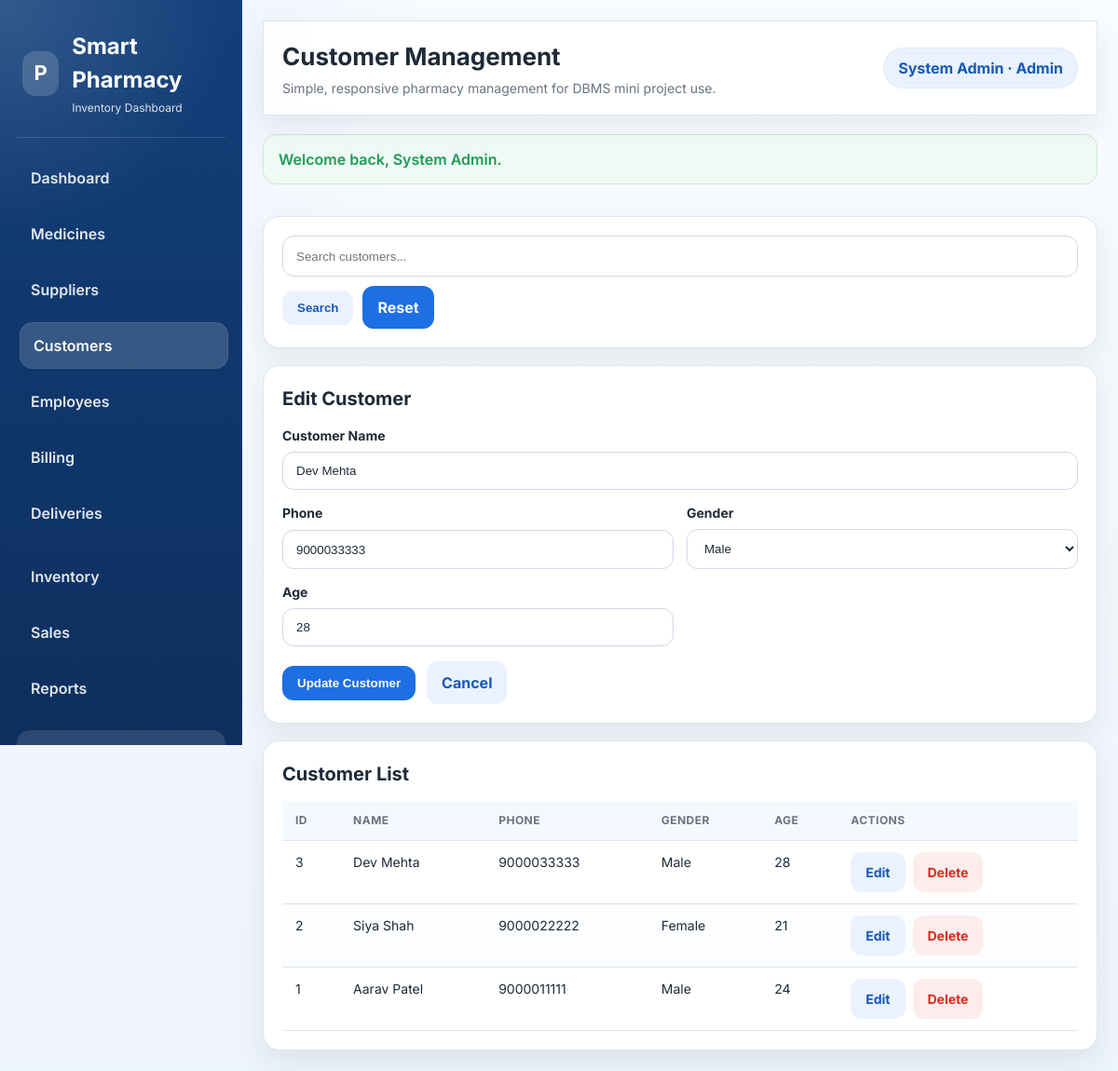
The page /customers.php?edit=3 (signed in) on the database its author committed.
### tables this page shows
CREATE TABLE IF NOT EXISTS customer (
    Customer_ID INT AUTO_INCREMENT PRIMARY KEY,
    Customer_Name VARCHAR(100) NOT NULL,
    Phone VARCHAR(20) NOT NULL,
    Gender ENUM('Male', 'Female', 'Other') NOT NULL,
    Age INT NOT NULL
);

### customers.php (the view, shortened to what this page needs)
<?php
require_once 'includes/functions.php';
$search = trim($_GET['search'] ?? '');
$editId = (int) ($_GET['edit'] ?? 0);
$customer = [
    'Customer_Name' => '',
    'Phone' => '',
    'Gender' => 'Male',
    'Age' => '',
];
if ($editId > 0) {
    $stmt = $conn->prepare('SELECT * FROM customer WHERE Customer_ID = ?');
    $stmt->bind_param('i', $editId);
    $stmt->execute();
    $result = $stmt->get_result();
    if ($result) {
        $customer = $result->fetch_assoc() ?: $customer;
    }
}
$where = '';
$sql = 'SELECT * FROM customer ' . $where . ' ORDER BY Customer_ID DESC';
$stmt = $conn->prepare($sql);
$stmt->execute();
$customers = $stmt->get_result();
include 'includes/header.php';
?>
<div class="card">
    <form method="get" class="page-toolbar">
        <input type="search" name="search" value="<?php echo h($search); ?>" placeholder="Search customers...">
        <button class="btn btn-secondary" type="submit">Search</button>
        <a class="btn btn-primary" href="customers.php">Reset</a>
    </form>
</div>
<div class="panel-grid">
    <div class="form-card">
        <h3 class="section-title"><?php echo $editId > 0 ? 'Edit Customer' : 'Add Customer'; ?></h3>
        <form method="post" class="needs-validation">
            <div class="form-grid">
                <div class="form-group full">
                    <label for="customer_name">Customer Name</label>
                    <input type="text" id="customer_name" name="customer_name" required value="<?php echo h($customer['Customer_Name']); ?>">
                </div>
                <div class="form-group">
                    <label for="phone">Phone</label>
                    <input type="text" id="phone" name="phone" required value="<?php echo h($customer['Phone']); ?>">
                </div>
                <div class="form-group">
                    <label for="gender">Gender</label>
                    <select id="gender" name="gender" required>
                        <option value="Male" <?php echo $customer['Gender'] === 'Male' ? 'selected' : ''; ?>>Male</option>
                    </select>
                </div>
                <div class="form-group">
                    <label for="age">Age</label>
                    <input type="number" id="age" name="age" min="1" required value="<?php echo h($customer['Age']); ?>">
                </div>
            </div>
            <div class="form-actions" style="margin-top: 16px;">
                <button type="submit" class="btn btn-primary"><?php echo $editId > 0 ? 'Update Customer' : 'Save Customer'; ?></button>
                <?php if ($editId > 0): ?>
                    <a class="btn btn-secondary" href="customers.php">Cancel</a>
                <?php endif; ?>
            </div>
        </form>
    </div>
    <div class="table-card">
        <h3 class="section-title">Customer List</h3>
        <div class="table-wrap">
            <table>
                <thead>
                    <tr>
                        <th>ID</th>
                        <th>Name</th>
                        <th>Phone</th>
                        <th>Gender</th>
                        <th>Age</th>
                        <th>Actions</th>
                    </tr>
                </thead>
                <tbody>
                    <?php if ($customers && $customers->num_rows > 0): ?>
                        <?php while ($row = $customers->fetch_assoc()): ?>
                            <tr>
                                <td><?php echo h($row['Customer_ID']); ?></td>
                                <td><?php echo h($row['Customer_Name']); ?></td>
                                <td><?php echo h($row['Phone']); ?></td>
                                <td><?php echo h($row['Gender']); ?></td>
                                <td><?php echo h($row['Age']); ?></td>
                                <td>
                                    <div class="table-actions">
                                        <a class="btn btn-secondary" href="customers.php?edit=<?php echo (int) $row['Customer_ID']; ?>">Edit</a>
                                        <a class="btn btn-danger" href="customers.php?delete=<?php echo (int) $row['Customer_ID']; ?>" onclick="return confirm('Delete this customer?');">Delete</a>
                                    </div>
                                </td>
                            </tr>
                        <?php endwhile; ?>
                    <?php else: ?>
                        <tr><td colspan="6">No customers found.</td></tr>
                    <?php endif; ?>
                </tbody>
            </table>
        </div>
    </div>
</div>
<?php include 'includes/footer.php'; ?>

### assets/css/style.css (style rules this page uses)
:root { --primary: #1d6fe4; --primary-dark: #1559b7; --primary-soft: #eaf2ff; --primary-ink: #10345f; --bg: #f4f7fb; --surface: #ffffff; --surface-alt: #f8fbff; --surface-glass: rgba(255, 255, 255, 0.82); --border: #dbe5f2; --text: #1f2a37; --muted: #6b7280; --success: #1e9b57; --danger: #d92d20; --warning: #d97706; --shadow: 0 12px 28px rgba(31, 42, 55, 0.08); --shadow-lg: 0 24px 50px rgba(31, 42, 55, 0.12); --radius-sm: 12px; --radius: 18px; --radius-lg: 24px; --space-1: 4px; --space-2: 8px; --space-3: 12px; --space-4: 16px; --space-5: 20px; --space-6: 24px; }
* { box-sizing: border-box; }
html, body { margin: 0; min-height: 100%; }
body { font-family: "Inter", "Poppins", "Segoe UI", Tahoma, Geneva, Verdana, sans-serif; background: radial-gradient(circle at top left, rgba(29, 111, 228, 0.08), transparent 28%), linear-gradient(180deg, #f8fbff 0%, #eef4fb 100%); color: var(--text); line-height: 1.5; }
a { color: inherit; text-decoration: none; }
.card, .table-card, .form-card, .auth-card, .stats-card, .report-card { background: var(--surface); border: 1px solid var(--border); border-radius: var(--radius); box-shadow: var(--shadow); }
.card, .form-card, .table-card, .report-card { padding: 20px; }
.section-title { margin: 0 0 14px; font-size: 20px; }
.panel-grid { display: grid; grid-template-columns: 1.4fr 1fr; gap: 18px; }
.table-wrap { overflow-x: auto; }
table { width: 100%; border-collapse: collapse; }
.table-wrap > table, .table-card table, .invoice-table, .billing-history-table { min-width: 720px; }
th, td { text-align: left; padding: 12px 14px; border-bottom: 1px solid var(--border); font-size: 14px; vertical-align: top; }
th { color: var(--muted); font-weight: 700; text-transform: uppercase; font-size: 12px; letter-spacing: 0.04em; background: var(--surface-alt); }
.form-grid { display: grid; grid-template-columns: repeat(2, minmax(0, 1fr)); gap: 14px; }
.form-group { display: grid; gap: 7px; }
.form-group.full { grid-column: 1 / -1; }
label { font-weight: 700; font-size: 14px; }
input, select, textarea { width: 100%; padding: 12px 14px; border-radius: 12px; border: 1px solid #cfd9e8; background: #fff; color: var(--text); outline: none; transition: 0.2s ease; }
.btn-row, .page-toolbar, .form-actions { display: flex; flex-wrap: wrap; gap: 12px; align-items: center; }
.btn { display: inline-flex; align-items: center; justify-content: center; gap: 8px; border: 0; border-radius: 12px; padding: 11px 16px; font-weight: 700; cursor: pointer; transition: 0.2s ease; }
.btn-primary { background: var(--primary); color: #fff; }
.btn-secondary { background: var(--primary-soft); color: var(--primary-dark); }
.btn-danger { background: #fdecec; color: var(--danger); }
.content-section, .panel-grid, .content-grid { display: grid; gap: 18px; }
.table-card thead th { position: sticky; top: 0; z-index: 1; background: #f5f9ff; }
.table-card tbody tr:nth-child(even) { background: #fbfdff; }
.shop-toolbar, .page-toolbar { display: flex; flex-wrap: wrap; gap: 10px; align-items: center; }
.shop-toolbar input, .shop-toolbar select, .page-toolbar input, .page-toolbar select { min-height: 44px; }
.table-actions { display: flex; gap: 8px; flex-wrap: wrap; }
@media (max-width: 1200px) { .panel-grid { grid-template-columns: 1fr; } }

### rows shown on the page
customer: customer_name "Dev Mehta", phone "9000033333", gender "Male", age "28", Customer_ID "3", Customer_Name "Dev Mehta", Phone "9000033333", Gender "Male", Age "28"
customer: Customer_ID "2", Customer_Name "Siya Shah", Phone "9000022222", Gender "Female", Age "21"
customer: Customer_ID "1", Customer_Name "Aarav Patel", Phone "9000011111", Gender "Male", Age "24"

### other values the page prints
$pageTitle "Customer Management"
currentUserName() "System Admin"
currentUserLabel() "Admin"
$flash['message'] "Welcome back, System Admin."
